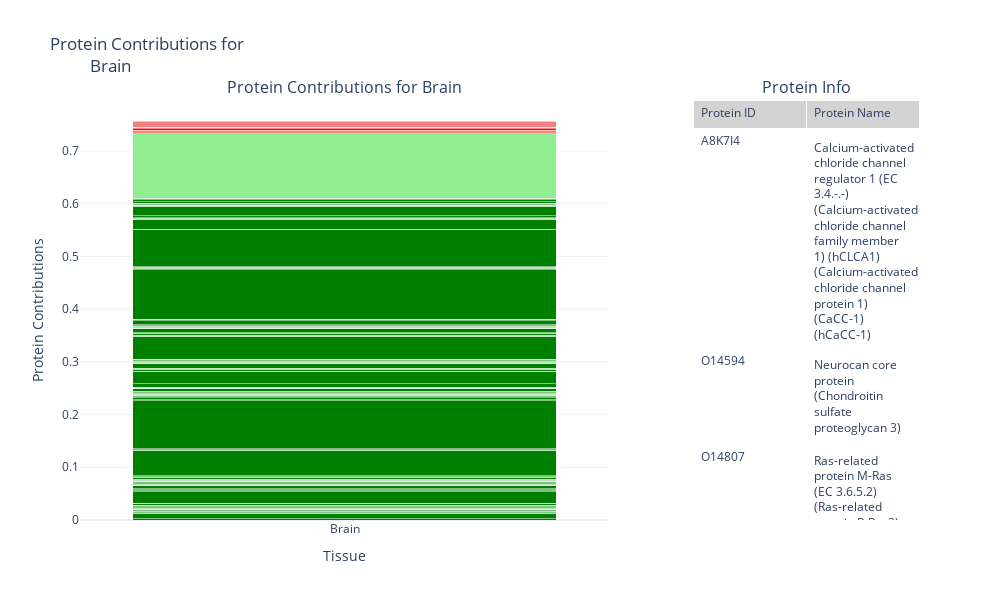
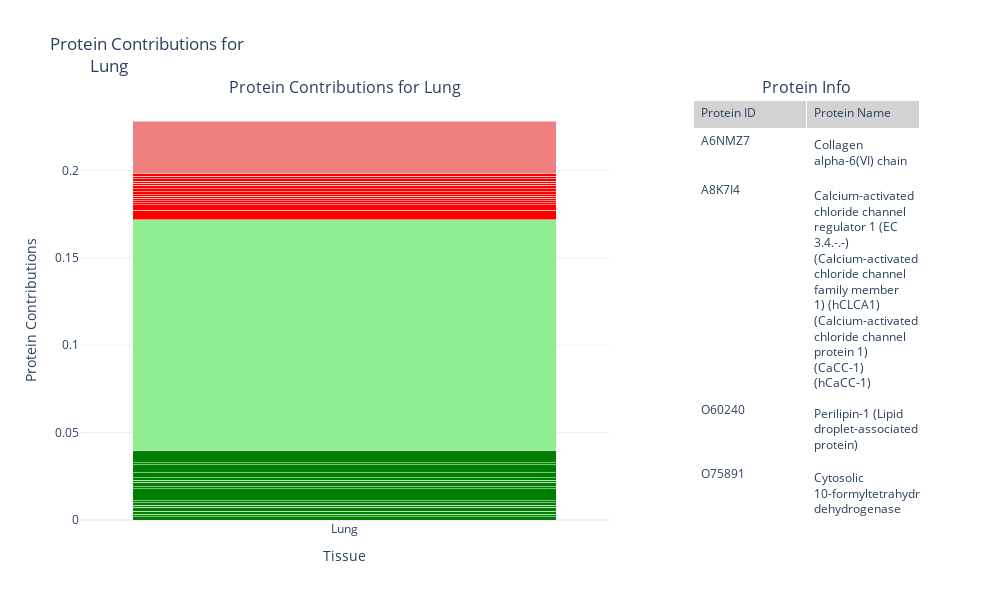
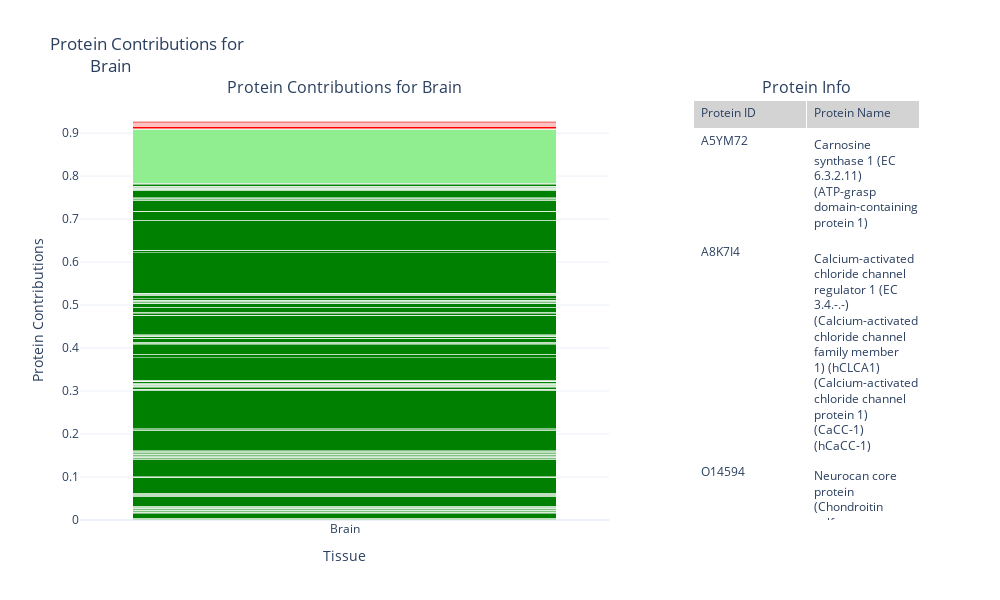
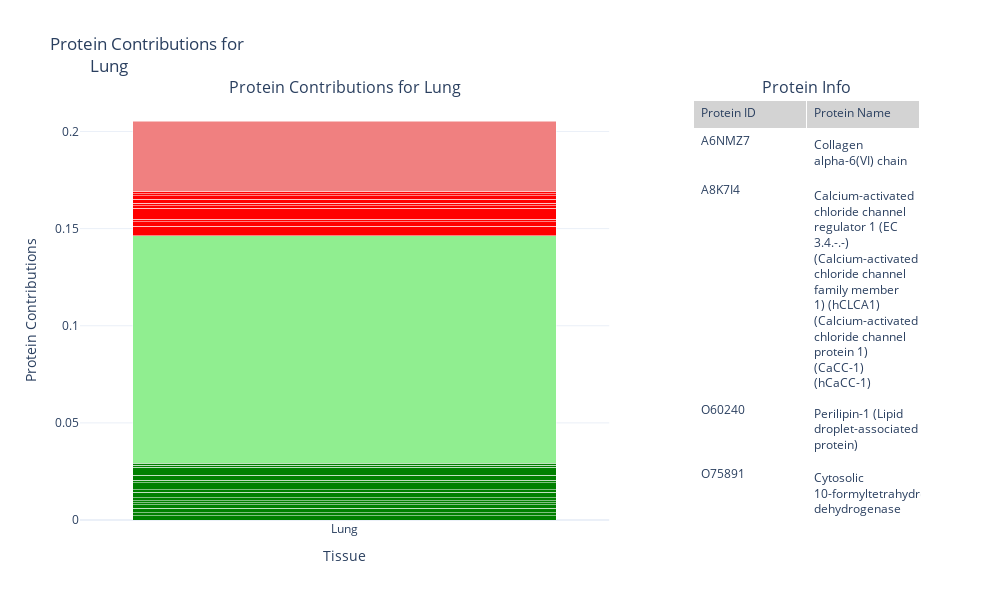

Notebook source saved alongside these figures, in order:
### Code cell
samples = [poor_brain, poor_notbrain, good_brain, good_notbrain]

for i_list in samples:
    i = i_list[0]
    path = f"/home/compomics/conode53_pride/PRIDE_DATA/PXD007592/IONBOT_v0.11.0/{i}/ionbot.first.csv"
    lengths_path = "/home/compomics/git/Projects/MLMarker_paper/uniprot_reviewed_lengths.tsv"
    poor_sample = pd.read_csv(path)
    lenghts_df = pd.read_csv(lengths_path, sep='\t')
    poor_sample_df = ionbot_first_to_prot_quant(poor_sample, lenghts_df)
    data = poor_sample_df.pivot_table(columns='proteins', values='NSAF', aggfunc='sum')
    data = data.fillna(0)
    test = MLMarker(data.iloc[0:1, :], binary=False, dev=True, penalty_factor=0)
    prediction = test.explainability.adjusted_absent_shap_values_df( n_preds=100)
    #drop columns with all zeroes
    prediction = prediction.loc[:, (prediction != 0).any(axis=0)]
    most_likely_tissue = prediction.sum(axis=1).sort_values().index[-1]
    # mlmarker.explainability.visualise_custom_plot(df=prediction)
    # mlmarker.explainability.visualise_custom_tissue_plot(prediction, most_likely_tissue)
    visualise_custom_tissue_plot(prediction, most_likely_tissue)
